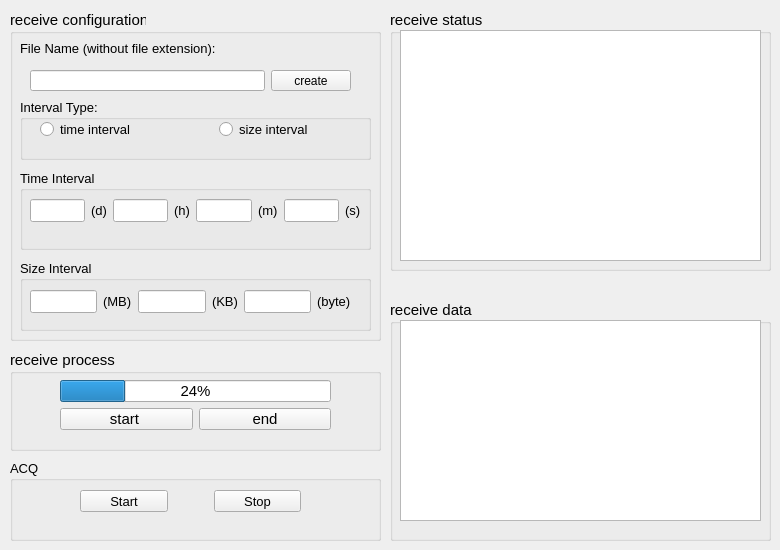
    <widget class="QWidget" name="receive">
     <attribute name="title">
      <string>Tab 2</string>
     </attribute>
     <widget class="QGroupBox" name="receiveconfiguration">
      <property name="geometry">
       <rect>
        <x>10</x>
        <y>10</y>
        <width>371</width>
        <height>331</height>
       </rect>
      </property>
      <property name="font">
       <font>
        <pointsize>11</pointsize>
       </font>
      </property>
      <property name="title">
       <string>receive configuration</string>
      </property>
      <widget class="QLabel" name="label_6">
       <property name="geometry">
        <rect>
         <x>10</x>
         <y>30</y>
         <width>271</width>
         <height>16</height>
        </rect>
       </property>
       <property name="font">
        <font>
         <pointsize>10</pointsize>
        </font>
       </property>
       <property name="text">
        <string>File Name (without file extension):</string>
       </property>
      </widget>
      <widget class="QGroupBox" name="time_interval_group">
       <property name="geometry">
        <rect>
         <x>10</x>
         <y>160</y>
         <width>351</width>
         <height>80</height>
        </rect>
       </property>
       <property name="font">
        <font>
         <pointsize>10</pointsize>
        </font>
       </property>
       <property name="title">
        <string>Time Interval</string>
       </property>
       <widget class="QWidget" name="layoutWidget_2">
        <property name="geometry">
         <rect>
          <x>10</x>
          <y>20</y>
          <width>331</width>
          <height>41</height>
         </rect>
        </property>
        <layout class="QHBoxLayout" name="timeintervallayout">
         <item>
          <widget class="QLineEdit" name="daytimeinterval"/>
         </item>
         <item>
          <widget class="QLabel" name="label_10">
           <property name="font">
            <font>
             <pointsize>10</pointsize>
            </font>
           </property>
           <property name="text">
            <string>(d)</string>
           </property>
          </widget>
         </item>
         <item>
          <widget class="QLineEdit" name="hourtimeinterval"/>
         </item>
         <item>
          <widget class="QLabel" name="label_9">
           <property name="font">
            <font>
             <pointsize>10</pointsize>
            </font>
           </property>
           <property name="text">
            <string>(h)</string>
           </property>
          </widget>
         </item>
         <item>
          <widget class="QLineEdit" name="minutetimeinterval"/>
         </item>
         <item>
          <widget class="QLabel" name="label_8">
           <property name="font">
            <font>
             <pointsize>10</pointsize>
            </font>
           </property>
           <property name="text">
            <string>(m)</string>
           </property>
          </widget>
         </item>
         <item>
          <widget class="QLineEdit" name="secondtimeinterval"/>
         </item>
         <item>
          <widget class="QLabel" name="label_7">
           <property name="font">
            <font>
             <pointsize>10</pointsize>
            </font>
           </property>
           <property name="text">
            <string>(s)</string>
           </property>
          </widget>
         </item>
        </layout>
       </widget>
      </widget>
      <widget class="QGroupBox" name="size_interval_group">
       <property name="geometry">
        <rect>
         <x>10</x>
         <y>250</y>
         <width>351</width>
         <height>71</height>
        </rect>
       </property>
       <property name="font">
        <font>
         <pointsize>10</pointsize>
        </font>
       </property>
       <property name="title">
        <string>Size Interval</string>
       </property>
       <widget class="QWidget" name="layoutWidget">
        <property name="geometry">
         <rect>
          <x>10</x>
          <y>30</y>
          <width>321</width>
          <height>23</height>
         </rect>
        </property>
        <layout class="QHBoxLayout" name="horizontalLayout_132">
         <item>
          <layout class="QHBoxLayout" name="sizeintervallayout">
           <item>
            <widget class="QLineEdit" name="mbinterval"/>
           </item>
           <item>
            <widget class="QLabel" name="label_14">
             <property name="font">
              <font>
               <pointsize>10</pointsize>
              </font>
             </property>
             <property name="text">
              <string>(MB)</string>
             </property>
            </widget>
           </item>
           <item>
            <widget class="QLineEdit" name="kbinterval"/>
           </item>
           <item>
            <widget class="QLabel" name="label_13">
             <property name="font">
              <font>
               <pointsize>10</pointsize>
              </font>
             </property>
             <property name="text">
              <string>(KB)</string>
             </property>
            </widget>
           </item>
           <item>
            <widget class="QLineEdit" name="byteinterval"/>
           </item>
           <item>
            <widget class="QLabel" name="label_12">
             <property name="font">
              <font>
               <pointsize>10</pointsize>
              </font>
             </property>
             <property name="text">
              <string>(byte)</string>
             </property>
            </widget>
           </item>
          </layout>
         </item>
        </layout>
       </widget>
      </widget>
      <widget class="QGroupBox" name="groupBox_4">
       <property name="geometry">
        <rect>
         <x>10</x>
         <y>89</y>
         <width>351</width>
         <height>61</height>
        </rect>
       </property>
       <property name="font">
        <font>
         <pointsize>10</pointsize>
        </font>
       </property>
       <property name="title">
        <string>Interval Type:</string>
       </property>
       <widget class="QWidget" name="layoutWidget">
        <property name="geometry">
         <rect>
          <x>20</x>
          <y>20</y>
          <width>311</width>
          <height>22</height>
         </rect>
        </property>
        <layout class="QHBoxLayout" name="interval_type_select">
         <item>
          <widget class="QRadioButton" name="timeSplitRadio">
           <property name="text">
            <string>time interval</string>
           </property>
          </widget>
         </item>
         <item>
          <spacer name="horizontalSpacer_3">
           <property name="orientation">
            <enum>Qt::Orientation::Horizontal</enum>
           </property>
           <property name="sizeType">
            <enum>QSizePolicy::Policy::Fixed</enum>
           </property>
           <property name="sizeHint" stdset="0">
            <size>
             <width>40</width>
             <height>20</height>
            </size>
           </property>
          </spacer>
         </item>
         <item>
          <widget class="QRadioButton" name="sizeSplitRadio">
           <property name="text">
            <string>size interval</string>
           </property>
          </widget>
         </item>
        </layout>
       </widget>
      </widget>
      <widget class="QWidget" name="layoutWidget">
       <property name="geometry">
        <rect>
         <x>20</x>
         <y>60</y>
         <width>321</width>
         <height>21</height>
        </rect>
       </property>
       <layout class="QHBoxLayout" name="horizontalLayout_8">
        <item>
         <widget class="QLineEdit" name="savefilename"/>
        </item>
        <item>
         <widget class="QPushButton" name="confirmfilename">
          <property name="font">
           <font>
            <pointsize>9</pointsize>
           </font>
          </property>
          <property name="text">
           <string>create</string>
          </property>
         </widget>
        </item>
       </layout>
      </widget>
     </widget>
     <widget class="QGroupBox" name="receivestatus">
      <property name="geometry">
       <rect>
        <x>390</x>
        <y>10</y>
        <width>381</width>
        <height>261</height>
       </rect>
      </property>
      <property name="font">
       <font>
        <pointsize>11</pointsize>
       </font>
      </property>
      <property name="title">
       <string>receive status</string>
      </property>
      <widget class="QTextEdit" name="receivestatusTextEdit">
       <property name="geometry">
        <rect>
         <x>10</x>
         <y>20</y>
         <width>361</width>
         <height>231</height>
        </rect>
       </property>
      </widget>
     </widget>
     <widget class="QGroupBox" name="receivedatabar">
      <property name="geometry">
       <rect>
        <x>390</x>
        <y>300</y>
        <width>381</width>
        <height>241</height>
       </rect>
      </property>
      <property name="font">
       <font>
        <pointsize>11</pointsize>
       </font>
      </property>
      <property name="title">
       <string>receive data</string>
      </property>
      <widget class="QTextEdit" name="receivedata">
       <property name="geometry">
        <rect>
         <x>10</x>
         <y>20</y>
         <width>361</width>
         <height>201</height>
        </rect>
       </property>
      </widget>
     </widget>
     <widget class="QGroupBox" name="receiveprocess">
      <property name="geometry">
       <rect>
        <x>10</x>
        <y>350</y>
        <width>371</width>
        <height>101</height>
       </rect>
      </property>
      <property name="font">
       <font>
        <pointsize>11</pointsize>
       </font>
      </property>
      <property name="title">
       <string>receive process</string>
      </property>
      <widget class="QWidget" name="layoutWidget">
       <property name="geometry">
        <rect>
         <x>50</x>
         <y>30</y>
         <width>271</width>
         <height>50</height>
        </rect>
       </property>
       <layout class="QVBoxLayout" name="verticalLayout_22">
        <item>
         <widget class="QProgressBar" name="receiveprogress">
          <property name="value">
           <number>24</number>
          </property>
         </widget>
        </item>
        <item>
         <layout class="QHBoxLayout" name="horizontalLayout_9">
          <item>
           <widget class="QPushButton" name="starttosave">
            <property name="text">
             <string>start </string>
            </property>
           </widget>
          </item>
          <item>
           <widget class="QPushButton" name="endlisten">
            <property name="text">
             <string>end</string>
            </property>
           </widget>
          </item>
         </layout>
        </item>
       </layout>
      </widget>
     </widget>
     <widget class="QGroupBox" name="ACQ_group_box">
      <property name="geometry">
       <rect>
        <x>10</x>
        <y>460</y>
        <width>371</width>
        <height>81</height>
       </rect>
      </property>
      <property name="font">
       <font>
        <pointsize>10</pointsize>
       </font>
      </property>
      <property name="title">
       <string>ACQ</string>
      </property>
      <widget class="QWidget" name="layoutWidget_4">
       <property name="geometry">
        <rect>
         <x>70</x>
         <y>30</y>
         <width>221</width>
         <height>22</height>
        </rect>
       </property>
       <layout class="QHBoxLayout" name="horizontalLayout_7">
        <item>
         <widget class="QPushButton" name="ACQ_start">
          <property name="text">
           <string>Start</string>
          </property>
         </widget>
        </item>
        <item>
         <spacer name="horizontalSpacer_6">
          <property name="orientation">
           <enum>Qt::Orientation::Horizontal</enum>
          </property>
          <property name="sizeType">
           <enum>QSizePolicy::Policy::Fixed</enum>
          </property>
          <property name="sizeHint" stdset="0">
           <size>
            <width>40</width>
            <height>20</height>
           </size>
          </property>
         </spacer>
        </item>
        <item>
         <widget class="QPushButton" name="ACQ_stop">
          <property name="text">
           <string>Stop</string>
          </property>
         </widget>
        </item>
       </layout>
      </widget>
     </widget>
    </widget>
